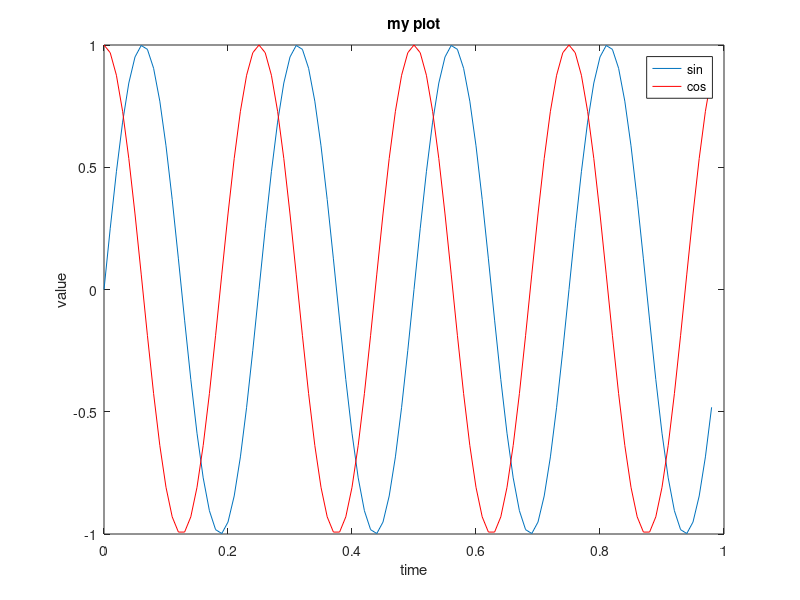
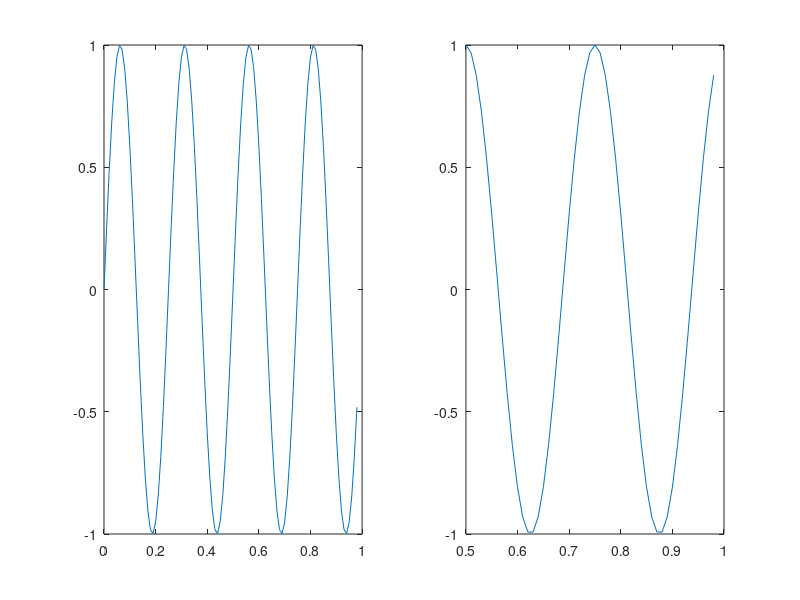

Write the MATLAB code that produced these figures, in order.
% GRAFICOS UNIDOS
t = [0:0.01:0.98];
disp(t)
y1 = sin(2*pi*4*t);
plot(t,y1);
y2 = cos(2*pi*4*t);
plot(t,y2);
plot(t,y1);
hold on;
plot(t,y2,'r');
xlabel('time')
ylabel('value')
legend('sin','cos')
title('my plot')

%PARA GUARDAR LA IMAGEN COMO PNG
cd '/home/fernando/Desktop';
print -djpg 'myPlot.jpg'
close
cd '/home/fernando/Desktop/Proyectos/L/l_octave';
figure(1): plot(t,y1);
figure(2): plot(t,y2);
%DIvidimos la ventana, para mostrar dos figuras
subplot(1,2,1)
plot(t,y1)
subplot(1,2,2)
plot(t,y2)
axis([0.5 1 -1 1])